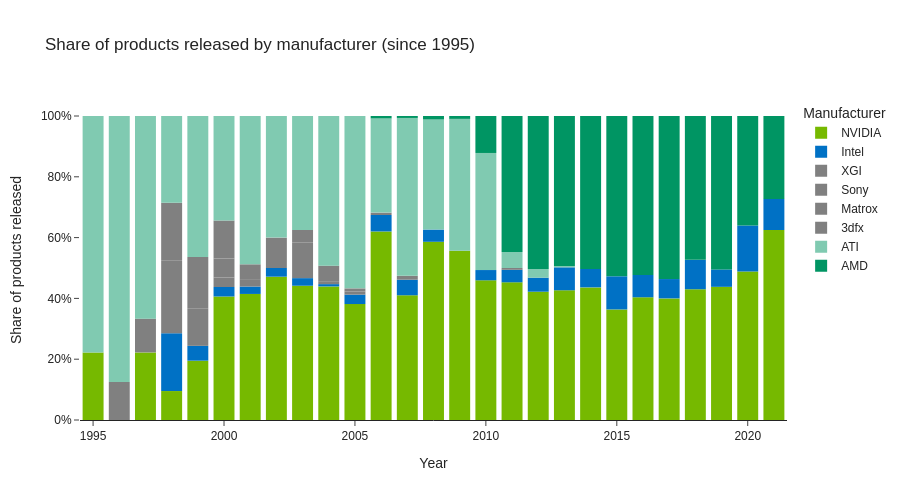

The notebook cell this image was saved under:
### Code cell
fig = px.bar(
    df_manufacturer_year_1995,
    x='releaseYear',
    y='year_percentage',
    color='manufacturer',
    labels={
        'count': 'Number of products',
        'year_percentage': 'Share of products released',
        'releaseYear': 'Year',
        'manufacturer': 'Manufacturer',
    },
    title='Share of products released by manufacturer (since 1995)',
    color_discrete_map={
        'AMD': '#009563',
        'ATI': '#80CAB1',
        '3dfx': 'gray',
        'Matrox': 'gray',
        'Sony': 'gray',
        'XGI': 'gray',
        'Intel': '#0071C5',
        'NVIDIA': '#76b900',
    },
    category_orders={
        'manufacturer': reversed(['AMD', 'ATI', '3dfx', 'Matrox', 
                                  'Sony', 'XGI', 'Intel', 'NVIDIA'])
    },
    height=500,
)

fig.update_yaxes(
    showline=False,
    tickformat='.0%',
)


fig.update_traces(marker=dict(line_width=0))

fig.show()

### Figure 1 — Plotly figure (JSON) as saved in the notebook; plotly's stock layout.template omitted (floating-point values rounded to 4 significant figures)
{"data": [{"hovertemplate": "Manufacturer=NVIDIA<br>Year=%{x}<br>Share of products released=%{y}<extra></extra>", "legendgroup": "NVIDIA", "marker": {"color": "#76b900", "line": {"width": 0}, "pattern": {"shape": ""}}, "name": "NVIDIA", "orientation": "v", "showlegend": true, "textposition": "auto", "type": "bar", "x": [1995, 1997, 1998, 1999, 2000, 2001, 2002, 2003, 2004, 2005, 2006, 2007, 2008, 2009, 2010, 2011, 2012, 2013, 2014, 2015, 2016, 2017, 2018, 2019, 2020, 2021], "xaxis": "x", "y": [0.2222, 0.2222, 0.09524, 0.1951, 0.4062, 0.4146, 0.4714, 0.4417, 0.4394, 0.3814, 0.6202, 0.4103, 0.5862, 0.5566, 0.4595, 0.4529, 0.422, 0.4267, 0.4362, 0.3636, 0.4037, 0.4, 0.4301, 0.4381, 0.4884, 0.625], "yaxis": "y"}, {"hovertemplate": "Manufacturer=Intel<br>Year=%{x}<br>Share of products released=%{y}<extra></extra>", "legendgroup": "Intel", "marker": {"color": "#0071C5", "line": {"width": 0}, "pattern": {"shape": ""}}, "name": "Intel", "orientation": "v", "showlegend": true, "textposition": "auto", "type": "bar", "x": [1998, 1999, 2000, 2001, 2002, 2003, 2004, 2005, 2006, 2007, 2008, 2010, 2011, 2012, 2013, 2014, 2015, 2016, 2017, 2018, 2019, 2020, 2021], "xaxis": "x", "y": [0.1905, 0.04878, 0.03125, 0.02439, 0.02857, 0.025, 0.007576, 0.03093, 0.05426, 0.05128, 0.04023, 0.03378, 0.04118, 0.04624, 0.07556, 0.0604, 0.1091, 0.07339, 0.06364, 0.09677, 0.05714, 0.1512, 0.1023], "yaxis": "y"}, {"hovertemplate": "Manufacturer=XGI<br>Year=%{x}<br>Share of products released=%{y}<extra></extra>", "legendgroup": "XGI", "marker": {"color": "gray", "line": {"width": 0}, "pattern": {"shape": ""}}, "name": "XGI", "orientation": "v", "showlegend": true, "textposition": "auto", "type": "bar", "x": [2003, 2005], "xaxis": "x", "y": [0.1167, 0.01031], "yaxis": "y"}, {"hovertemplate": "Manufacturer=Sony<br>Year=%{x}<br>Share of products released=%{y}<extra></extra>", "legendgroup": "Sony", "marker": {"color": "gray", "line": {"width": 0}, "pattern": {"shape": ""}}, "name": "Sony", "orientation": "v", "showlegend": true, "textposition": "auto", "type": "bar", "x": [1997, 2000, 2001, 2004, 2005, 2007, 2011], "xaxis": "x", "y": [0.1111, 0.03125, 0.02439, 0.007576, 0.01031, 0.01282, 0.005882], "yaxis": "y"}, {"hovertemplate": "Manufacturer=Matrox<br>Year=%{x}<br>Share of products released=%{y}<extra></extra>", "legendgroup": "Matrox", "marker": {"color": "gray", "line": {"width": 0}, "pattern": {"shape": ""}}, "name": "Matrox", "orientation": "v", "showlegend": true, "textposition": "auto", "type": "bar", "x": [1998, 1999, 2000, 2001, 2002, 2003, 2004, 2006], "xaxis": "x", "y": [0.2381, 0.122, 0.0625, 0.04878, 0.1, 0.04167, 0.05303, 0.007752], "yaxis": "y"}, {"hovertemplate": "Manufacturer=3dfx<br>Year=%{x}<br>Share of products released=%{y}<extra></extra>", "legendgroup": "3dfx", "marker": {"color": "gray", "line": {"width": 0}, "pattern": {"shape": ""}}, "name": "3dfx", "orientation": "v", "showlegend": true, "textposition": "auto", "type": "bar", "x": [1996, 1998, 1999, 2000], "xaxis": "x", "y": [0.125, 0.1905, 0.1707, 0.125], "yaxis": "y"}, {"hovertemplate": "Manufacturer=ATI<br>Year=%{x}<br>Share of products released=%{y}<extra></extra>", "legendgroup": "ATI", "marker": {"color": "#80CAB1", "line": {"width": 0}, "pattern": {"shape": ""}}, "name": "ATI", "orientation": "v", "showlegend": true, "textposition": "auto", "type": "bar", "x": [1995, 1996, 1997, 1998, 1999, 2000, 2001, 2002, 2003, 2004, 2005, 2006, 2007, 2008, 2009, 2010, 2011, 2012, 2013], "xaxis": "x", "y": [0.7778, 0.875, 0.6667, 0.2857, 0.4634, 0.3438, 0.4878, 0.4, 0.375, 0.4924, 0.567, 0.3101, 0.5192, 0.3621, 0.434, 0.3851, 0.05294, 0.0289, 0.004444], "yaxis": "y"}, {"hovertemplate": "Manufacturer=AMD<br>Year=%{x}<br>Share of products released=%{y}<extra></extra>", "legendgroup": "AMD", "marker": {"color": "#009563", "line": {"width": 0}, "pattern": {"shape": ""}}, "name": "AMD", "orientation": "v", "showlegend": true, "textposition": "auto", "type": "bar", "x": [2006, 2007, 2008, 2009, 2010, 2011, 2012, 2013, 2014, 2015, 2016, 2017, 2018, 2019, 2020, 2021], "xaxis": "x", "y": [0.007752, 0.00641, 0.01149, 0.009434, 0.1216, 0.4471, 0.5029, 0.4933, 0.5034, 0.5273, 0.5229, 0.5364, 0.4731, 0.5048, 0.3605, 0.2727], "yaxis": "y"}], "layout": {"barmode": "relative", "height": 500, "legend": {"title": {"text": "Manufacturer"}, "tracegroupgap": 0}, "title": {"text": "Share of products released by manufacturer (since 1995)"}, "xaxis": {"anchor": "y", "domain": [0.0, 1.0], "title": {"text": "Year"}}, "yaxis": {"anchor": "x", "domain": [0.0, 1.0], "showline": false, "tickformat": ".0%", "title": {"text": "Share of products released"}}}}
